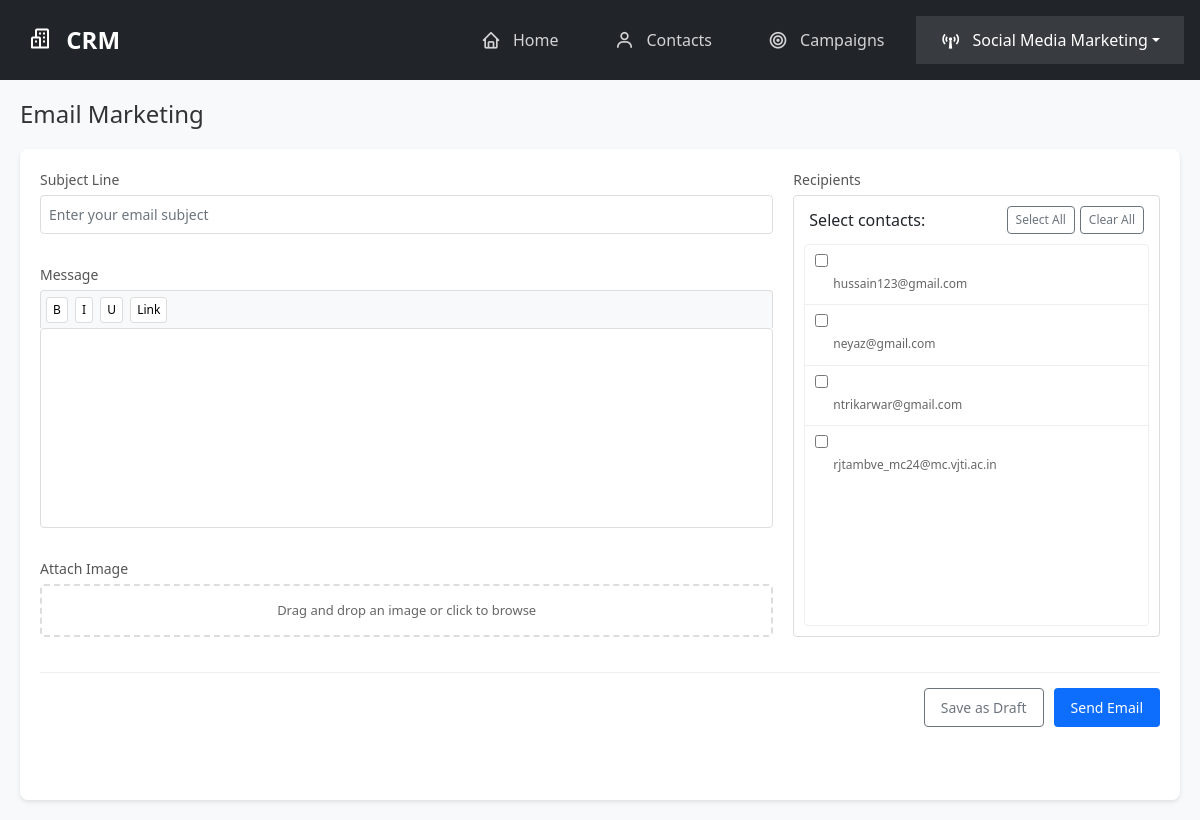
/email-marketing/, run on the app's committed database.
### core/models.py (models this page shows, shortened)
class Contact(models.Model):
    name = models.CharField(max_length=100)
    email = models.EmailField(unique=True)
    phone = models.CharField(max_length=20)
    created_at = models.DateTimeField(auto_now_add=True)
    updated_at = models.DateTimeField(auto_now=True)

### core/views.py (the view, shortened to what this page needs)
# urls.py: path('email-marketing/', views.EmailMarketingView.as_view(), name='email_marketing'),
class EmailMarketingView(View):
    template_name = 'core/email_marketing.html'
    def get(self, request):
        contacts = Contact.objects.all()
        return render(request, self.template_name, {'contacts': contacts})

### core/templates/core/email_marketing.html (shortened to what this page needs)
{% extends 'core/base.html' %}
{% load static %}
{% block content %}
<div class="email-marketing-container">
    <div class="email-marketing-header">
        <h1>Email Marketing</h1>
    </div>
    <div class="email-form-container">
        <form method="post" enctype="multipart/form-data" id="emailForm">
            <div class="form-grid">
                <div class="form-left-panel">
                    <div class="form-group">
                        <label for="subject">Subject Line</label>
                        <input type="text" id="subject" name="subject" class="form-control" required
                               placeholder="Enter your email subject">
                    </div>
                    <div class="form-group message-group">
                        <label for="message">Message</label>
                        <div class="editor-toolbar">
                            <button type="button" class="toolbar-btn" data-command="bold">B</button>
                            <button type="button" class="toolbar-btn" data-command="italic">I</button>
                            <button type="button" class="toolbar-btn" data-command="underline">U</button>
                            <button type="button" class="toolbar-btn" data-command="createLink">Link</button>
                        </div>
                        <div class="editor-container">
                            <div id="editor" contenteditable="true" class="form-control"></div>
                        </div>
                    </div>
                    <div class="form-group">
                        <label for="image">Attach Image</label>
                        <div class="image-upload-container">
                            <div class="upload-placeholder" id="uploadPlaceholder">
                                <span>Drag and drop an image or click to browse</span>
                            </div>
                        </div>
                    </div>
                </div>
                <div class="form-right-panel">
                    <div class="form-group recipients-group">
                        <label>Recipients</label>
                        <div class="recipients-container">
                            <div class="recipients-header">
                                <span>Select contacts:</span>
                                <div class="recipient-actions">
                                    <button type="button" class="btn btn-outline-secondary btn-sm" id="selectAll">Select All</button>
                                    <button type="button" class="btn btn-outline-secondary btn-sm" id="clearAll">Clear All</button>
                                </div>
                            </div>
                            <div class="recipients-list">
                                {% for contact in contacts %}
                                <div class="recipient-item">
                                    <label class="checkbox-container">
                                        <input type="checkbox" name="recipients" value="{{ contact.id }}">
                                        <div class="recipient-info">
                                            <span class="recipient-email">{{ contact.email }}</span>
                                        </div>
                                    </label>
                                </div>
                                {% endfor %}
                            </div>
                        </div>
                    </div>
                </div>
            </div>
            <div class="form-actions">
                <button type="button" class="btn btn-outline-secondary" id="saveAsDraft">Save as Draft</button>
                <button type="submit" class="btn btn-primary">Send Email</button>
            </div>
        </form>
    </div>
</div>
{% endblock %}

### core/templates/core/base.html (style rules this page uses)
body { background-color: #f8f9fa; }

### core/templates/core/email_marketing.html (style rules this page uses)
.email-marketing-container { height: calc(100vh - 60px); margin: 0; padding: 20px; display: flex; flex-direction: column; background: #f8f9fa; }
.email-marketing-header { margin-bottom: 20px; }
.email-marketing-header h1 { font-size: 24px; color: #333; margin: 0; }
.email-form-container { flex: 1; background: white; border-radius: 8px; box-shadow: 0 2px 4px rgba(0,0,0,0.1); padding: 20px; display: flex; flex-direction: column; }
.form-grid { display: grid; grid-template-columns: 2fr 1fr; gap: 20px; flex: 1; overflow: hidden; }
.form-left-panel, .form-right-panel { display: flex; flex-direction: column; gap: 15px; overflow: hidden; }
.form-group { margin-bottom: 15px; }
.form-group label { display: block; margin-bottom: 5px; color: #555; font-weight: 500; font-size: 14px; }
.form-control { width: 100%; padding: 8px; border: 1px solid #ddd; border-radius: 4px; font-size: 14px; }
.message-group { flex: 1; display: flex; flex-direction: column; overflow: hidden; }
.editor-container { flex: 1; overflow: hidden; }
#editor { height: 100%; min-height: 200px; overflow-y: auto; }
.recipients-group { flex: 1; display: flex; flex-direction: column; overflow: hidden; }
.recipients-container { flex: 1; border: 1px solid #ddd; border-radius: 4px; padding: 10px; display: flex; flex-direction: column; overflow: hidden; }
.recipients-header { display: flex; justify-content: space-between; align-items: center; margin-bottom: 10px; padding: 0 5px; }
.recipient-actions { display: flex; gap: 5px; }
.recipients-list { flex: 1; overflow-y: auto; border: 1px solid #eee; border-radius: 4px; }
.recipient-item { padding: 6px 10px; border-bottom: 1px solid #eee; }
.recipient-item:last-child { border-bottom: none; }
.checkbox-container { display: flex; align-items: center; margin: 0; cursor: pointer; }
.recipient-info { margin-left: 10px; }
.recipient-email { color: #666; font-size: 12px; }
.editor-toolbar { border: 1px solid #ddd; border-bottom: none; border-radius: 4px 4px 0 0; padding: 5px; background: #f8f9fa; }
.toolbar-btn { padding: 3px 6px; margin-right: 3px; background: white; border: 1px solid #ddd; border-radius: 3px; cursor: pointer; font-size: 12px; }
.image-upload-container { border: 2px dashed #ddd; border-radius: 4px; padding: 15px; text-align: center; position: relative; }
.upload-placeholder { color: #666; font-size: 13px; }
.form-actions { display: flex; justify-content: flex-end; gap: 10px; margin-top: 20px; padding-top: 15px; border-top: 1px solid #eee; }
.btn { padding: 8px 16px; border-radius: 4px; font-size: 14px; cursor: pointer; border: 1px solid transparent; }
.btn-primary { background: #0d6efd; color: white; }
.btn-outline-secondary { border-color: #6c757d; color: #6c757d; background: white; }
.btn-sm { padding: 4px 8px; font-size: 12px; }

### data on the page
Contact: email "hussain123@gmail.com"
Contact: email "neyaz@gmail.com"
Contact: email "ntrikarwar@gmail.com"
Contact: email "rjtambve_mc24@mc.vjti.ac.in"
